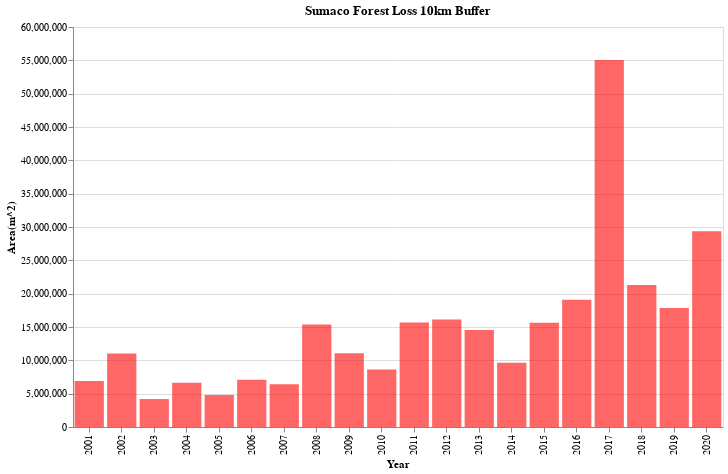

Here is the notebook cell this chart was saved with:
### Code cell
alt.Chart(forest_loss_sumaco_10km_clean, title='Sumaco Forest Loss 10km Buffer').mark_bar().encode(
    alt.X('Year:N'),
    alt.Y('Area(m^2):Q'),
    alt.Tooltip(['Year', 'Area(m^2)']),
    color = alt.value('red'),
    opacity = alt.value(0.6),
).properties(
    width = 650,
    height = 400
)

### Figure 1 — Vega-Lite specification as saved in the notebook (floating-point values rounded to 4 significant figures)
{"config": {"view": {"continuousWidth": 400, "continuousHeight": 300}}, "data": {"name": "data-a1a0a27f82b4fd1b3a0b7a0db49da16c"}, "mark": "bar", "encoding": {"color": {"value": "red"}, "opacity": {"value": 0.6}, "tooltip": [{"type": "quantitative", "field": "Year"}, {"type": "quantitative", "field": "Area(m^2)"}], "x": {"type": "nominal", "field": "Year"}, "y": {"type": "quantitative", "field": "Area(m^2)"}}, "height": 400, "title": "Sumaco Forest Loss 10km Buffer", "width": 650, "$schema": "https://vega.github.io/schema/vega-lite/v4.8.1.json", "datasets": {"data-a1a0a27f82b4fd1b3a0b7a0db49da16c": [{"Year": 2001, "Pixel Count": 8945, "Area(m^2)": 6884000.0}, {"Year": 2002, "Pixel Count": 14340, "Area(m^2)": 11040000.0}, {"Year": 2003, "Pixel Count": 5448, "Area(m^2)": 4193000.0}, {"Year": 2004, "Pixel Count": 8632, "Area(m^2)": 6643000.0}, {"Year": 2005, "Pixel Count": 6254, "Area(m^2)": 4813000.0}, {"Year": 2006, "Pixel Count": 9204, "Area(m^2)": 7083000.0}, {"Year": 2007, "Pixel Count": 8332, "Area(m^2)": 6412000.0}, {"Year": 2008, "Pixel Count": 19972, "Area(m^2)": 15370000.0}, {"Year": 2009, "Pixel Count": 14367, "Area(m^2)": 11060000.0}, {"Year": 2010, "Pixel Count": 11222, "Area(m^2)": 8637000.0}, {"Year": 2011, "Pixel Count": 20368, "Area(m^2)": 15680000.0}, {"Year": 2012, "Pixel Count": 20947, "Area(m^2)": 16120000.0}, {"Year": 2013, "Pixel Count": 18900, "Area(m^2)": 14550000.0}, {"Year": 2014, "Pixel Count": 12512, "Area(m^2)": 9629000.0}, {"Year": 2015, "Pixel Count": 20330, "Area(m^2)": 15650000.0}, {"Year": 2016, "Pixel Count": 24820, "Area(m^2)": 19100000.0}, {"Year": 2017, "Pixel Count": 71521, "Area(m^2)": 55040000.0}, {"Year": 2018, "Pixel Count": 27674, "Area(m^2)": 21300000.0}, {"Year": 2019, "Pixel Count": 23179, "Area(m^2)": 17840000.0}, {"Year": 2020, "Pixel Count": 38152, "Area(m^2)": 29360000.0}]}}
